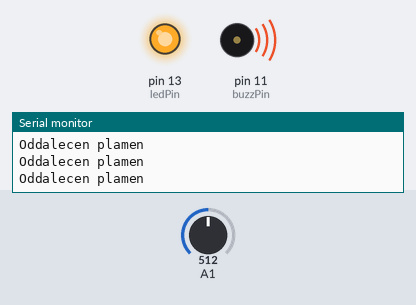
A sketch run on a simulated Arduino Uno, built with avr-gcc and run on an emulated ATmega328P. On the bench: output pins drawn as LEDs (lit = HIGH), buzzer (waves = sounding), the last lines printed to the serial monitor. Dashed ring = blinking. The inputs (shaded band) are chosen by the test bench; at power-on: A1 = 512. Pins used as bus, display or sensor lines are not drawn.

Above: at 1.5 s.
1.6 s: A1 set to 664
5.0 s: A1 set to 696
At 6.3 s:
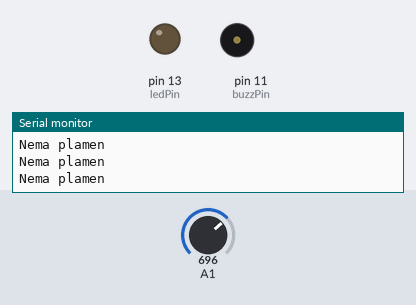
7.5 s: A1 set to 511
At 7.62 s:
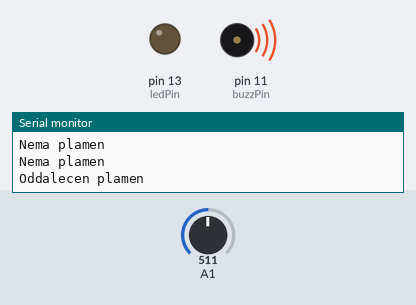
At 8.14 s:
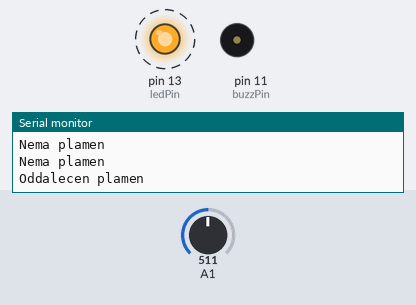
Timing chart, 0 to 16.9 s (numbered marks = the images above; inputs shaded):
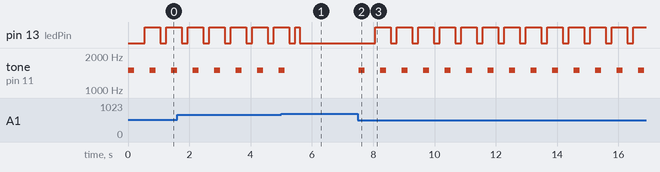

Measured:
- the behaviour switches between 682 and 683 on A1 (found by bisection; images 0 and 1)
- after the input at 5.0 s, tone on pin 11 (buzzPin): goes on until 5.1 s, then stays silent
- after the input at 7.5 s, pin 13 (ledPin): alternates HIGH for 0.50 s and LOW for 0.20 s, starting after 0.57 s; tone on pin 11 (buzzPin): alternates 1500 Hz for 0.20 s and silent for 0.50 s, starting at once
- by itself, pin 13 (ledPin): alternates HIGH for 0.50 s and LOW for 0.20 s
- by itself, tone on pin 11 (buzzPin): alternates 1500 Hz for 0.20 s and silent for 0.50 s

The sketch:

flame.ino
```cpp
const int sensorMin = 0;     // minimalna vrednost na senzorot
const int sensorMax = 1024;  // maksimalna vrednost na senzorot
const int ledPin = 13;
const int buzzPin = 11;
void setup() {
  Serial.begin(9600);  // inicijalizacija na seriska komunikacija na 9600 baudi (standard)
  pinMode(ledPin, OUTPUT);
  pinMode(buzzPin, OUTPUT);
}
void loop() {
  int sensorValue = analogRead(A1);
  int range = map(sensorValue, sensorMin, sensorMax, 0, 3);
  switch (range) {
  case 0:    // plamenot e blizu
    Serial.println("Blizok plamen");
    closeFlame();
    break;
  case 1:    // Oddalecen plamen
    Serial.println("Oddalecen plamen");
    distantFlame();
    break;
  case 2:    // Nema plamen
    Serial.println("Nema plamen");
    digitalWrite(buzzPin, LOW);
    digitalWrite(ledPin, LOW);
    break;
  }
  delay(1);  // delay pomegu citanje na vrednost od senzorot
}
// funkcija za oddalecen plamen
void distantFlame(){
  digitalWrite(buzzPin, HIGH);
  tone(buzzPin, 1500);
  delay(200);
  noTone(buzzPin);
  delay(150);
  digitalWrite(ledPin, LOW);
  delay(200);
  digitalWrite(ledPin, HIGH);
  delay(150);
}
//funkcija za blizok plamen
void closeFlame(){
  digitalWrite(buzzPin, HIGH);
  tone(buzzPin, 1500);
  delay(150);
  noTone(buzzPin);
  delay(30);
  digitalWrite(ledPin, HIGH);
  delay(150);
  digitalWrite(ledPin, LOW);
  delay(30);
}
```
